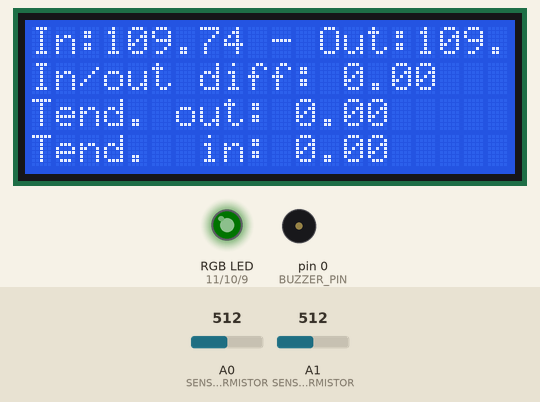
The sketch below on a simulated Arduino Leonardo, built with avr-gcc and run on an emulated ATmega32U4. On the bench: 20×4 character LCD, an RGB LED mixed from three pins (HIGH = lit), buzzer (waves = sounding). The inputs (shaded band) are chosen by the test bench; at power-on: A0 (SENSOR_PIN_INSIDE_THERMISTOR) = 512, A1 (SENSOR_PIN_OUTSIDE_THERMISTOR) = 512. Dim RGB values are drawn brighter than linear.

Above: at 3.7 s.
3.8 s: A0 (SENSOR_PIN_INSIDE_THERMISTOR) set to 0
At 7.3 s:
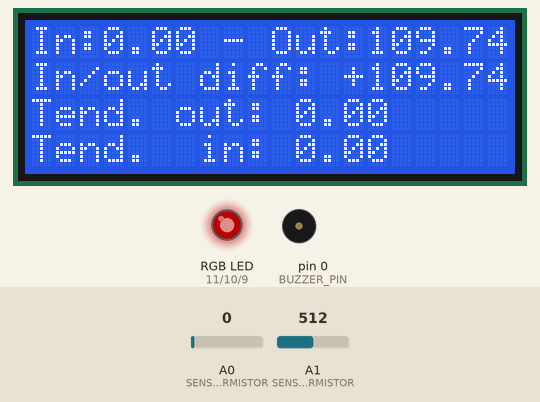
At 8.6 s:
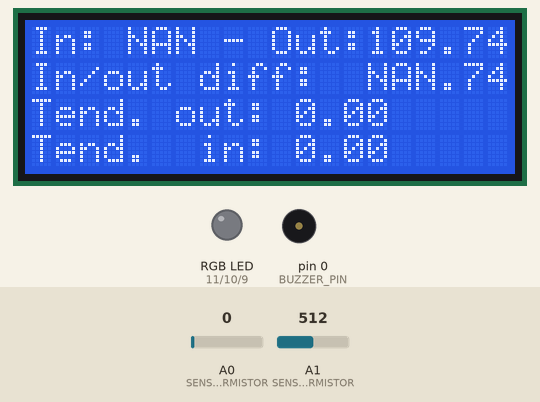
Timing chart, 0 to 10.1 s (numbered marks = the images above; inputs shaded):
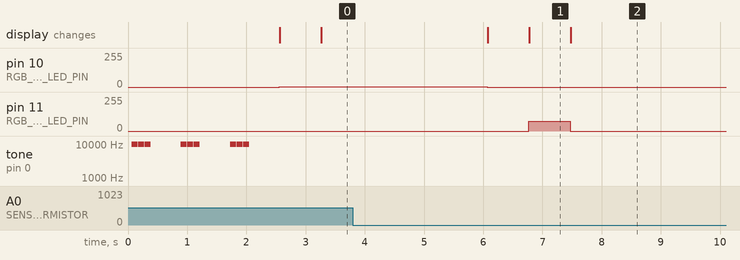

Measured:
- after the input at 3.8 s, pin 10 (RGB_GREEN_LED_PIN): 1/255 → 0/255 after 2.3 s; pin 11 (RGB_RED_LED_PIN): 0/255 → 73/255 after 3.0 s, → 0/255 0.70 s later; the display: first changes after 2.3 s (image 1 shows a later state)
- what the display in image 1 shows lasts 0.7 s, from 6.8 s to 7.5 s

The sketch:

main.ino
```cpp
/**

- Temperature difference between the inside and the outside. 2 leds.
- Temperature outside DOWN or UP in the last 60 minutes. 2 leds.
- Temperature inside DOWN or UP in the last 60 minutes. 2 leds.

*/
#include <math.h>
#include <LiquidCrystal.h>

#include "TemperatureStore.h"
#include "ThermistorReader.h"
#include "TemperatureDiffTendence.h"
#include "Beeper.h"

//#define DEBUG 1
#ifdef DEBUG
#define DEBUG_PRINT(str) Serial.print(str);
#else
#define DEBUG_PRINT(str)
#endif

#define LCD_RS_PIN 6
#define LCD_ENABLE_PIN 7
#define LCD_D4_PIN 5
#define LCD_D5_PIN 4
#define LCD_D6_PIN 3
#define LCD_D7_PIN 2

#define LOOP_DELAY 700 // Milliseconds.

#define BUZZER_PIN 0

#define SENSOR_PIN_INSIDE_THERMISTOR A0
#define SENSOR_PIN_OUTSIDE_THERMISTOR A1

#define RGB_RED_LED_PIN 11
#define RGB_GREEN_LED_PIN 10
#define RGB_BLUE_LED_PIN 9


#define THERMISTOR_SAMPLE_SIZE 5
#define R_VALUE 10000 // Resistor value.
#define V_CC 5.0

#define MAX_LED_INTENSITY 255
#define NO_TEMPERATURE_DIFF_RANGE 0.4 // +/- the value
#define TEMPERATURE_DIFF_TO_LED_INTENSITY_RATIO 3

#define A_1 3.354016E-3
#define B_1 2.569850E-4
#define C_1 2.620131E-6
#define D_1 6.383091E-8

#define TEMPERATURE_RECENT_STATS_SIZE 50

// 60 minutes of temperature stats.
#define TEMPERATURE_STATS_SIZE 60
#define TEMPERATURE_STATS_INTERVAL 60 // Seconds.
#define TEMPERATURE_STATS_SAMPLE_SIZE 5

#define MINIMUM_TIME_WITHOUT_CHANGES_TO_BEEP 60000 // Milliseconds


LiquidCrystal* lcd;

TemperatureStore* inRecentTemperatureStore;
TemperatureStore* outRecentTemperatureStore;

TemperatureStore* inTemperatureStore;
TemperatureStore* outTemperatureStore;

ThermistorReader* inThermistor;
ThermistorReader* outThermistor;

unsigned long lastRunTSMillis = 0;
TemperatureDiffTendence lastTemperatureDiffTendence = TemperatureDiffTendence::NONE;

TemperatureStore* temperatureDiffTendenceStore;

Beeper* temperatureChangeBeep;

void displayTemperatureDiff(int rgbRedPin, int rgbGreenPin, int rgbBluePin, float temperatureDiff) {
  int ledIntensity = abs(temperatureDiff) * TEMPERATURE_DIFF_TO_LED_INTENSITY_RATIO;
  switch (getTemperatureDiffTendence(temperatureDiff)) {
    case UP:
      analogWrite(rgbRedPin, ledIntensity);
      analogWrite(rgbGreenPin, 0);
      analogWrite(rgbBluePin, 0);
    break;
    case DOWN:
    analogWrite(rgbRedPin, 0);
    analogWrite(rgbGreenPin, 0);
    analogWrite(rgbBluePin, ledIntensity);
    break;
    default:
    analogWrite(rgbRedPin, 0);
    analogWrite(rgbGreenPin, 1);
    analogWrite(rgbBluePin, 0);
  }
}

enum TemperatureDiffTendence getTemperatureDiffTendence(float temperatureDiff) {
  if (abs(temperatureDiff) < NO_TEMPERATURE_DIFF_RANGE) {
    return TemperatureDiffTendence::EQUAL;
  }
  if (temperatureDiff > 0.0) {
    return TemperatureDiffTendence::UP;
  }
  return TemperatureDiffTendence::DOWN;
}

void displayInfoInLCD() {


}

void setup() {
  pinMode(RGB_RED_LED_PIN, OUTPUT);
  pinMode(RGB_GREEN_LED_PIN, OUTPUT);
  pinMode(RGB_BLUE_LED_PIN, OUTPUT);
  digitalWrite(BUZZER_PIN, LOW);

  Serial.begin(9600);

  lcd = new LiquidCrystal(LCD_RS_PIN, LCD_ENABLE_PIN, LCD_D4_PIN, LCD_D5_PIN, LCD_D6_PIN, LCD_D7_PIN);
  lcd->begin(20, 4);
  lcd->noAutoscroll();
  lcd->noCursor();
  lcd->setCursor(0, 0);
  lcd->print("Starting...");

  inRecentTemperatureStore = new TemperatureStore(TEMPERATURE_RECENT_STATS_SIZE, TEMPERATURE_STATS_SAMPLE_SIZE);
  outRecentTemperatureStore = new TemperatureStore(TEMPERATURE_RECENT_STATS_SIZE, TEMPERATURE_STATS_SAMPLE_SIZE);

  inTemperatureStore = new TemperatureStore(TEMPERATURE_STATS_SIZE, TEMPERATURE_STATS_SAMPLE_SIZE);
  outTemperatureStore = new TemperatureStore(TEMPERATURE_STATS_SIZE, TEMPERATURE_STATS_SAMPLE_SIZE);

  inThermistor = new ThermistorReader(SENSOR_PIN_INSIDE_THERMISTOR, R_VALUE, V_CC, THERMISTOR_SAMPLE_SIZE, A_1, B_1, C_1, D_1);
  outThermistor = new ThermistorReader(SENSOR_PIN_OUTSIDE_THERMISTOR, R_VALUE, V_CC, THERMISTOR_SAMPLE_SIZE, A_1, B_1, C_1, D_1);

  temperatureDiffTendenceStore = new TemperatureStore(TEMPERATURE_RECENT_STATS_SIZE, TEMPERATURE_STATS_SAMPLE_SIZE);

  temperatureChangeBeep = new Beeper(BUZZER_PIN, MINIMUM_TIME_WITHOUT_CHANGES_TO_BEEP);
  temperatureChangeBeep->beep();
}

void loop() {
  if ((millis() - lastRunTSMillis) < LOOP_DELAY) {
    return;
  }

  float instantTemperatureInside = inThermistor->getTemperatureCelsius();
  float instantTemperatureOutside = outThermistor->getTemperatureCelsius();

  DEBUG_PRINT(F("instantTemperatureInside = "));
  DEBUG_PRINT(instantTemperatureInside);
  DEBUG_PRINT(F(", instantTemperatureOutside = "));
  DEBUG_PRINT(instantTemperatureOutside);
  DEBUG_PRINT(F(", instant temperature Diff = "));
  DEBUG_PRINT(instantTemperatureOutside-instantTemperatureInside);
  DEBUG_PRINT(F("\n"));

  inRecentTemperatureStore->add(instantTemperatureInside);
  outRecentTemperatureStore->add(instantTemperatureOutside);

  float temperatureInside = inRecentTemperatureStore->getMedian();
  float temperatureOutside = outRecentTemperatureStore->getMedian();
  float temperatureDiff = temperatureOutside - temperatureInside;

  temperatureDiffTendenceStore->add(temperatureDiff);

  TemperatureDiffTendence currentInOutTemperatureDiffTendence = TemperatureDiffTendence::NONE;
  if (inRecentTemperatureStore->isFull()) {
    currentInOutTemperatureDiffTendence = getTemperatureDiffTendence(temperatureDiff);
  }

  DEBUG_PRINT(F("OutsideMedian = "));
  DEBUG_PRINT(temperatureOutside);
  DEBUG_PRINT(F("ºC. "));
  DEBUG_PRINT(F("InsideMedian = "));
  DEBUG_PRINT(temperatureInside);
  DEBUG_PRINT(F("ºC. "));
  DEBUG_PRINT(F("temperatureDiff = "));
  DEBUG_PRINT(temperatureDiff);
  DEBUG_PRINT(F("ºC.            \n"));

  if ((millis()/1000)%TEMPERATURE_STATS_INTERVAL == 0) {
    inTemperatureStore->add(temperatureInside);
    outTemperatureStore->add(temperatureOutside);
  }

  float outsideTemperatureTendence = outTemperatureStore->getTendence();
  float insideTemperatureTendence = inTemperatureStore->getTendence();

  displayTemperatureDiff(RGB_RED_LED_PIN, RGB_GREEN_LED_PIN, RGB_BLUE_LED_PIN, temperatureDiff);

  DEBUG_PRINT(F("Outside temperature tendence: "));
  DEBUG_PRINT(outsideTemperatureTendence);
  DEBUG_PRINT(F("ºC. "));
  DEBUG_PRINT(F("Inside temperature tendence: "));
  DEBUG_PRINT(insideTemperatureTendence);
  DEBUG_PRINT(F("ºC.      \n"));

  DEBUG_PRINT(F("lastTemperatureDiffTendence = "));
  DEBUG_PRINT(temperatureChangeBeep->getLastTemperatureDiffTendence());
  DEBUG_PRINT(F(", currentInOutTemperatureDiffTendence = "));
  DEBUG_PRINT(currentInOutTemperatureDiffTendence);
  DEBUG_PRINT(F("      \n"));

  lastRunTSMillis = millis();

  DEBUG_PRINT(F("beepTimestamp = "));
  DEBUG_PRINT(temperatureChangeBeep->getBeepTimestamp());
  DEBUG_PRINT(F("\n"));
  DEBUG_PRINT(F("lastRunTSMillis = "));
  DEBUG_PRINT(lastRunTSMillis);
  DEBUG_PRINT(F("\n"));

  DEBUG_PRINT(F("\n------------------------\n\n"));

  temperatureChangeBeep->update(millis(), currentInOutTemperatureDiffTendence, getTemperatureDiffTendence(outsideTemperatureTendence));

  lcd->setCursor(0, 0);
  lcd->print("In:" + String(temperatureInside, 2) + " - Out:" + String(temperatureOutside, 2));
  lcd->setCursor(0, 1);
  lcd->print("In/out diff: ");
  if (temperatureDiff > 0.0) {
    lcd->print("+");
  }
  lcd->print(String(temperatureDiff, 2));
  lcd->setCursor(0, 2);
  lcd->print("Tend. out: ");
  if (outsideTemperatureTendence > 0.0) {
    lcd->print("+");
  }
  lcd->print(String(outsideTemperatureTendence, 2));
  lcd->setCursor(0, 3);
  lcd->print("Tend.  in: ");
  if (insideTemperatureTendence > 0.0) {
    lcd->print("+");
  }
  lcd->print(String(insideTemperatureTendence, 2));
}
```

Beeper.cpp
```cpp
#include "Beeper.h"


Beeper::Beeper(int buzzerPin, unsigned int minimumTimeWithoutChangesToBeep) {
  this->_buzzerPin = buzzerPin;
  this->_minimumTimeWithoutChangesToBeep = minimumTimeWithoutChangesToBeep;
  this->_lastBeepingTendence = TemperatureDiffTendence::NONE;
}

void Beeper::beep() {
  for (uint8_t x = 0; x < 3; x++) {
    for (uint8_t y = 0; y < 3; y++) {
      tone(this->_buzzerPin, 9999, 100);
      delay(110);
    }
    delay(500);
  }
  noTone(this->_buzzerPin);
}

void Beeper::_beepIfCountdownIsOver(unsigned long currentTimestamp) {
  if (this->_beepTimestamp > 0 && (currentTimestamp - this->_beepTimestamp) > this->_minimumTimeWithoutChangesToBeep) {
    this->_beepTimestamp = 0;
    this->_lastBeepingTendence = this->_nextBeepingTendence;
    this->beep();
  }
}

void Beeper::update(unsigned long currentTimestamp, TemperatureDiffTendence currentInOutTemperatureDiffTendence, TemperatureDiffTendence outsideTemperatureTendence) {
  if (currentInOutTemperatureDiffTendence != this->_lastTemperatureDiffTendence) {
    if (this->_lastTemperatureDiffTendence != TemperatureDiffTendence::NONE
      && currentInOutTemperatureDiffTendence == TemperatureDiffTendence::EQUAL
      && this->_lastTemperatureDiffTendence == outsideTemperatureTendence
      && outsideTemperatureTendence != TemperatureDiffTendence::EQUAL) {
        // Set countdown timestamp
        if (this->_lastBeepingTendence != currentInOutTemperatureDiffTendence) {
          this->_beepTimestamp = currentTimestamp;
          this->_nextBeepingTendence = currentInOutTemperatureDiffTendence;
        }
    } else {
      // Reset countdown timestamp
      this->_beepTimestamp = 0;
    }
    this->_lastTemperatureDiffTendence = currentInOutTemperatureDiffTendence;
  }
  this->_beepIfCountdownIsOver(currentTimestamp);
}

TemperatureDiffTendence Beeper::getLastTemperatureDiffTendence() {
  return this->_lastTemperatureDiffTendence;
}

unsigned long Beeper::getBeepTimestamp() {
  return this->_beepTimestamp;
}
```

Beeper.h
```cpp
#ifndef Beeper_h
#define Beeper_h

#include <Arduino.h>
#include "TemperatureDiffTendence.h"

class Beeper {
public:
  Beeper(int buzzerPin, unsigned int minimumTimeWithoutChangesToBeep);
  ~Beeper();

  void beep();
  void update(unsigned long currentTimestamp, TemperatureDiffTendence currentInOutTemperatureDiffTendence, TemperatureDiffTendence outsideTemperatureTendence);
  TemperatureDiffTendence getLastTemperatureDiffTendence();
  unsigned long getBeepTimestamp();

private:
  int _buzzerPin;
  unsigned long _beepTimestamp;
  unsigned int _minimumTimeWithoutChangesToBeep;
  TemperatureDiffTendence _lastTemperatureDiffTendence;
  TemperatureDiffTendence _lastBeepingTendence;
  TemperatureDiffTendence _nextBeepingTendence;

  void _beepIfCountdownIsOver(unsigned long currentTimestamp);
};

#endif
```

TemperatureDiffTendence.h
```cpp
#ifndef TemperatureDiffTendence_h
#define TemperatureDiffTendence_h

enum TemperatureDiffTendence {
  NONE,
  UP,
  EQUAL,
  DOWN
};

#endif
```

TemperatureStore.cpp
```cpp
#include "TemperatureStore.h"


// callback function for doing comparisons on floats
int _compareFloats (const void * arg1, const void * arg2) {
  float * a = (float *) arg1;
  float * b = (float *) arg2;

  if (*a < *b)
    return -1;

  if (*a > *b)
    return 1;

  return 0;
}

TemperatureStore::TemperatureStore(uint32_t storeSize, uint32_t sampleSize) {
  this->_store = (float *) malloc(sizeof(float)*storeSize);
  this->_size = storeSize;
  this->_sampleSize = sampleSize;
  this->_currentOffset = 0;
  this->_oldestOffset = 0;
  this->_filledSize = 0;
}

TemperatureStore::~TemperatureStore() {
  free(this->_store);
}

void TemperatureStore::add(float temperature) {
  this->_currentOffset = (this->_currentOffset+1) % this->_size;
  this->_store[this->_currentOffset] = temperature;
  // Moving the offset considering it has to go to the beggining
  // when it hits the end of the array.
  if (this->isFull()) {
    // If the store is full the oldest sample record is the next one in
    // the array.
    this->_oldestOffset = (this->_currentOffset+1) % this->_size;
  } else {
    this->_filledSize++;
  }
}

// XXX test properly
float TemperatureStore::getMedian() {
  float *storeCopy = (float*)malloc(sizeof(float) * this->_filledSize);
  for (uint32_t x = 0; x < this->_filledSize; x++) {
    storeCopy[x] = this->_store[x];
  }
  float result = this->_getMedian(storeCopy, this->_filledSize);
  free(storeCopy);
  return result;
}

float TemperatureStore::_getMedian(float *temperaturesSample, int size) {
  qsort(temperaturesSample, size, sizeof(float), _compareFloats);
  return temperaturesSample[size/2];
}

float TemperatureStore::getTendence() {
  // If there is not enough data to perform a median just return the latest and the oldest temperature stored difference.
  if (!this->isFull() && (this->_currentOffset - this->_oldestOffset) < this->_sampleSize) {
    return 0.0;
  }
  float *recentTemperaturesSample = (float*)malloc(sizeof(float) * this->_sampleSize);
  this->_getSample(recentTemperaturesSample, this->_currentOffset-this->_sampleSize, this->_sampleSize);
  float *oldestTemperaturesSample = (float*) malloc(sizeof(float) * this->_sampleSize);
  this->_getSample(oldestTemperaturesSample, this->_oldestOffset, this->_sampleSize);
  float tendence = this->_getMedian(recentTemperaturesSample, this->_sampleSize) - this->_getMedian(oldestTemperaturesSample, this->_sampleSize);
  free(oldestTemperaturesSample);
  free(recentTemperaturesSample);
  return tendence;
}

bool TemperatureStore::isFull() {
  return this->_filledSize == this->_size;
}

float* TemperatureStore::_getSample(float *result, int offset, int sampleSize) {
    for (int x = 0; x < sampleSize; x++) {
      result[x] = this->_store[(offset+x) % this->_filledSize];
    }
    return result;
}
```

TemperatureStore.h
```cpp
#ifndef TemperatureStore_h
#define TemperatureStore_h

#include <Arduino.h>

class TemperatureStore {
public:
  TemperatureStore(uint32_t size, uint32_t sampleSize);
  ~TemperatureStore();
  void add(float temperature);
  float getMedian();
  float getMedianLatest(uint32_t size);
  float getMedianOldest(uint32_t size);
  float getTendence();
  bool isFull();
private:
  float * _store;
  uint32_t _size;
  uint32_t _sampleSize;
  uint32_t _currentOffset;
  uint32_t _oldestOffset;
  uint32_t _filledSize;

  float* _getSample(float *result, int offset, int size);
  float _getMedian(float *temperaturesSample, int size);
};

#endif
```

ThermistorReader.cpp
```cpp
#include "ThermistorReader.h"

#include <math.h>


ThermistorReader::ThermistorReader(int sensorPIN, float resistorValue, float voltage, uint32_t sampleSize, float A_1, float B_1, float C_1, float D_1) {
  this->_sensorPIN = sensorPIN;
  this->_resistorValue = resistorValue;
  this->_voltage = voltage;
  this->_sampleSize = sampleSize;
  this->_A_1 = A_1;
  this->_B_1 = B_1;
  this->_C_1 = C_1;
  this->_D_1 = D_1;
}

float ThermistorReader::getTemperatureKelvin() {
  int thermistorRawValue = this->_getThermistorRawValue();
  float resistance = this->_getResistance(thermistorRawValue);
  return this->_steinhartHart(resistance, this->_resistorValue);
}

float ThermistorReader::getTemperatureCelsius() {
  return getTemperatureKelvin() - 273.15;
}

// Return degress in kelvin
float ThermistorReader::_steinhartHart(float thermistorResistanceValue, float resistance) {
  float E = log(thermistorResistanceValue/resistance);
  return 1.0 / (this->_A_1 + (this->_B_1 * E) + (this->_C_1 * (E*E)) + (this->_D_1 * (E*E*E)));
}

float ThermistorReader::_getResistance(int thermistorValue) {
  float vaults = (float)thermistorValue / 1024 * this->_voltage;
  return (thermistorValue * vaults) / (this->_voltage - vaults);
}

// callback function for doing comparisons on ints
int compareInts (const void * arg1, const void * arg2) {
  int * a = (int *) arg1;
  int * b = (int *) arg2;

  if (*a < *b)
    return -1;

  if (*a > *b)
    return 1;

  return 0;
}

// It get some samples and returns the median of them.
int ThermistorReader::_getThermistorRawValue() {
  int * samples = (int*)malloc(this->_sampleSize*sizeof(int));
  for (uint32_t x = 0; x < this->_sampleSize; x++) {
    samples[x] = analogRead(this->_sensorPIN);
  }
  qsort(samples, sizeof(samples)/sizeof(int), sizeof(int), compareInts);
  int result = samples[this->_sampleSize/2];
  free(samples);
  return result;
}
```

ThermistorReader.h
```cpp
#ifndef ThermistorReader_h
#define ThermistorReader_h

#include <Arduino.h>

class ThermistorReader {
  public:
    ThermistorReader(const int sensorPIN, const float resistorValue, const float voltage, const uint32_t sampleSize, const float A_1, const float B_1, const float C_1, const float D_1);
    float getTemperatureKelvin();
    float getTemperatureCelsius();

  private:
    int _sensorPIN;
    float _resistorValue;
    float _voltage;
    uint32_t _sampleSize;
    float _A_1;
    float _B_1;
    float _C_1;
    float _D_1;

    float _steinhartHart(float thermistorResistanceValue, float resistance);
    float _getResistance(int thermistorValue);
    int _getThermistorRawValue();

};

#endif
```
